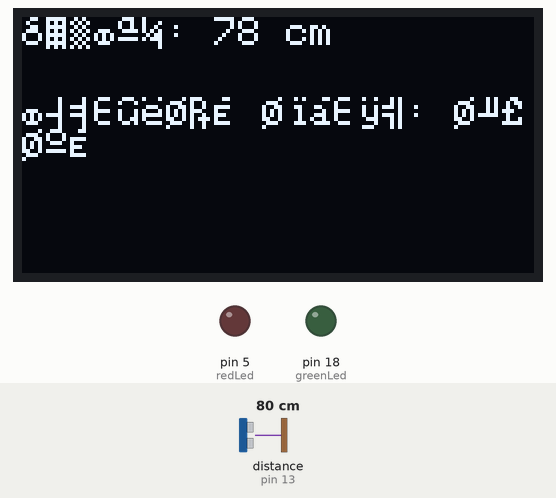
This sketch was run on a simulated Arduino Uno, built with avr-gcc and run on an emulated ATmega328P. Parts: 128×64 one-colour display, output pins drawn as LEDs (lit = HIGH). Wiring (inferred from the names in the program): ultrasonic range finder: trigger pin 12; echo pin 13. The test bench sets the inputs (shaded band); at power-on: distance to the obstacle (sensor on pin 13) 80 cm. The echo pulse lasts 58.3 µs per cm; pins used as bus, display or sensor lines are not drawn; what the sketch prints to the serial monitor is not drawn.

Above: at 1.3 s.
1.4 s: distance to the obstacle (sensor on pin 13) set to 98 cm
At 2.8 s:
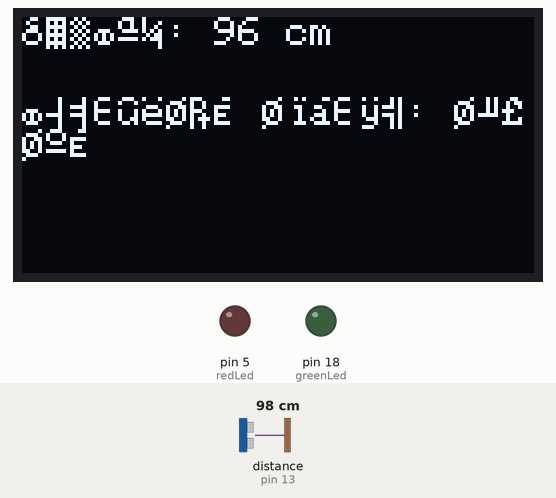
3.1 s: distance to the obstacle (sensor on pin 13) set to 107 cm
At 4.4 s:
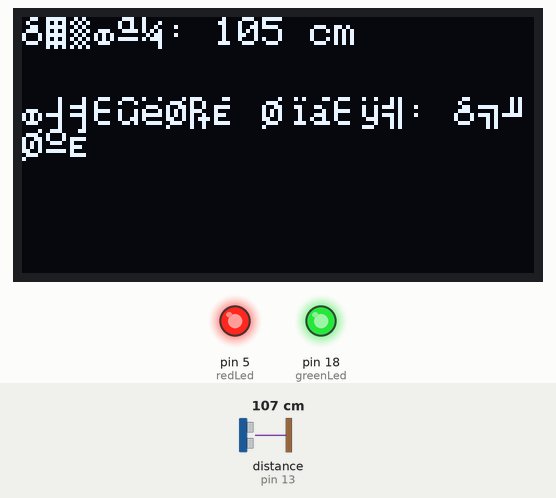
4.7 s: distance to the obstacle (sensor on pin 13) set to 2 cm
At 5.9 s:
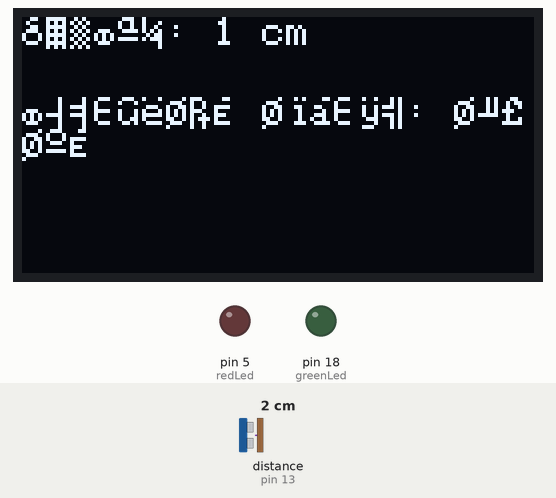
Timing chart, 0 to 7.7 s (numbered marks = the images above; inputs shaded):
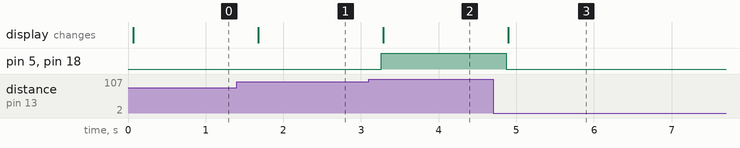

The sketch:

IoT25-STEP-20250601.ino
```cpp
#include <Wire.h>
#include <Adafruit_GFX.h>
#include <Adafruit_SSD1306.h>

// OLED 설정
#define SCREEN_WIDTH 128
#define SCREEN_HEIGHT 64
Adafruit_SSD1306 display(SCREEN_WIDTH, SCREEN_HEIGHT, &Wire, -1);

// 핀 설정
const int trigPin = 12;
const int echoPin = 13;
const int greenLed = 18;  // RGB Green
const int redLed = 5;     // Red LED (보행자 금지용)

void setup() {
  Serial.begin(115200);

  // OLED 초기화
  if (!display.begin(SSD1306_SWITCHCAPVCC, 0x3C)) {
    Serial.println(F("OLED 초기화 실패"));
    while (true);  // 멈춤
  }
  display.clearDisplay();
  display.setTextSize(1);
  display.setTextColor(SSD1306_WHITE);

  pinMode(trigPin, OUTPUT);
  pinMode(echoPin, INPUT);
  pinMode(greenLed, OUTPUT);
  pinMode(redLed, OUTPUT);

  digitalWrite(greenLed, LOW);
  digitalWrite(redLed, LOW);
}

long measureDistance() {
  digitalWrite(trigPin, LOW);
  delayMicroseconds(2);
  digitalWrite(trigPin, HIGH);
  delayMicroseconds(10);
  digitalWrite(trigPin, LOW);

  long duration = pulseIn(echoPin, HIGH);
  long distance = duration * 0.034 / 2;
  return distance;
}

void loop() {
  long distance = measureDistance();

  // 시리얼 출력
  Serial.print("Distance: ");
  Serial.print(distance);
  Serial.println(" cm");

  // OLED 출력
  display.clearDisplay();
  display.setCursor(0, 0);
  display.print("거리: ");
  display.print(distance);
  display.println(" cm");

  display.setCursor(0, 20);
  if (distance > 0 && distance <= 100) {
    digitalWrite(greenLed, LOW);    // 켜짐 (공통 애노드일 경우 LOW)
    digitalWrite(redLed, LOW);     // 꺼짐
    display.println("보행자 신호: 켜짐");
  } else {
    digitalWrite(greenLed, HIGH);   // 꺼짐
    digitalWrite(redLed, HIGH);      // 켜짐
    display.println("보행자 신호: 꺼짐");
  }

  display.display();  // OLED에 적용
  delay(500);
}
```

Measured:
- the behaviour switches between 102 and 103 cm on distance to the obstacle (sensor on pin 13) (found by bisection; images 1 and 2)
- after the input at 1.4 s, the display: changes after 0.28 s (image 1)
- after the input at 3.1 s, pin 5 (redLed), pin 18 (greenLed): LOW → HIGH after 0.16 s; the display: changes after 0.19 s (image 2)
- after the input at 4.7 s, pin 5 (redLed), pin 18 (greenLed): HIGH → LOW after 0.17 s; the display: changes after 0.20 s (image 3)
